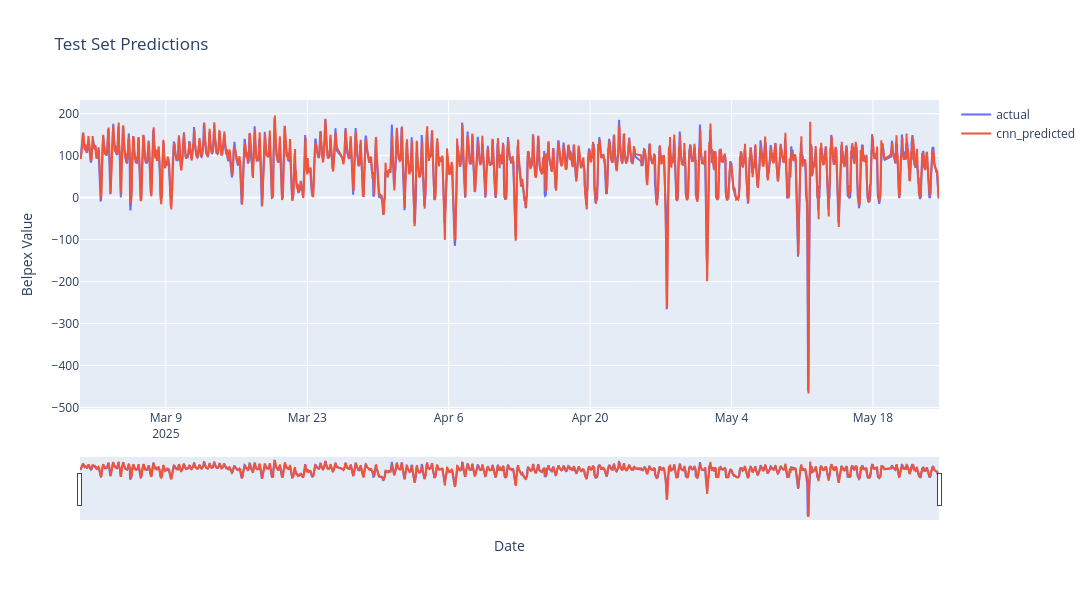

The cell this chart's notebook holds for it:
### Code cell
fig = go.Figure()

fig.add_trace(go.Scatter(
    x=plot_testset['target_date'],
    y=plot_testset['target'],
    mode='lines',
    name='actual'
))

fig.add_trace(go.Scatter(
    x=plot_testset['target_date'],
    y=plot_testset['y_pred_two_head_cnn'],
    mode='lines',
    name='cnn_predicted'
))

fig.update_layout(
    title='Test Set Predictions',
    xaxis_title='Date',
    yaxis_title='Belpex Value',
    xaxis=dict(
        rangeslider=dict(visible=True),
        type='date'
    ),
    width=1200,
    height=600
)

fig.show()

### Figure 1 — Plotly figure (JSON) as saved in the notebook; plotly's stock layout.template omitted (floating-point values rounded to 4 significant figures; data arrays with more than 128 entries replaced by an {"elided": "..."} marker saying what was removed)
{"data": [{"mode": "lines", "name": "actual", "type": "scatter", "x": {"elided": "2003 str values"}, "y": {"elided": "2003 float values"}}, {"mode": "lines", "name": "cnn_predicted", "type": "scatter", "x": {"elided": "2003 str values"}, "y": {"elided": "2003 float values"}}], "layout": {"height": 600, "title": {"text": "Test Set Predictions"}, "width": 1200, "xaxis": {"rangeslider": {"visible": true}, "title": {"text": "Date"}, "type": "date"}, "yaxis": {"title": {"text": "Belpex Value"}}}}
